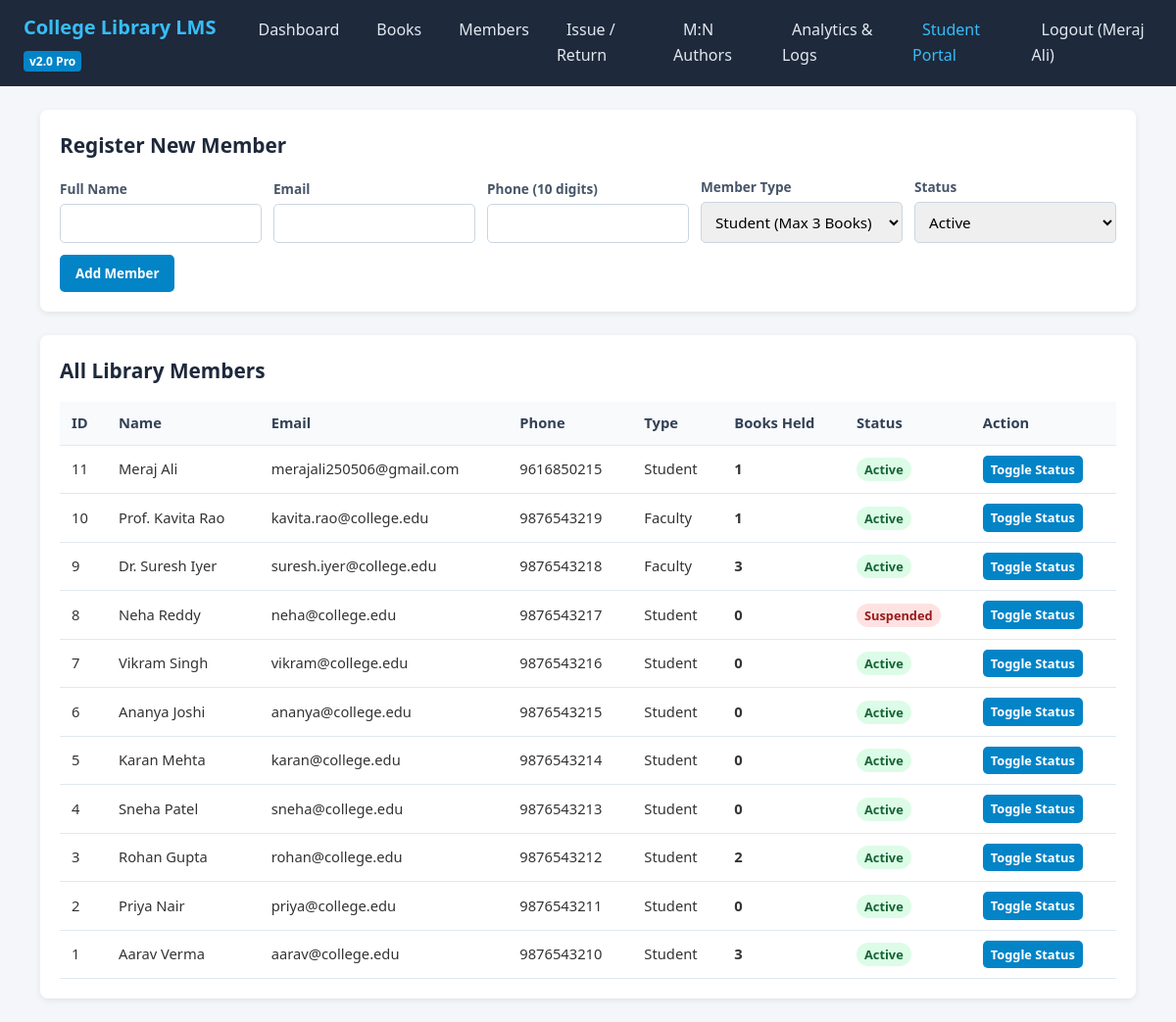
The app's page /members.php (signed in) with its own data.
### tables this page shows
CREATE TABLE `member` (
  `member_id` int(11) NOT NULL,
  `name` varchar(150) NOT NULL,
  `email` varchar(150) NOT NULL,
  `phone` varchar(15) NOT NULL,
  `member_type` enum('Student','Faculty') NOT NULL DEFAULT 'Student',
  `join_date` date NOT NULL DEFAULT curdate(),
  `status` enum('Active','Suspended') NOT NULL DEFAULT 'Active'
);

### members.php (the view, shortened to what this page needs)
<?php
require_once 'db.php';
$members = $conn->query("
    SELECT m.*,
    (SELECT COUNT(*) FROM issue i WHERE i.member_id = m.member_id AND i.return_date IS NULL) AS active_issues
    FROM member m ORDER BY m.member_id DESC
");
?>
<!DOCTYPE html>
<html lang="en">
<head>
    <link rel="stylesheet" href="style.css">
</head>
<body>
<div class="container">
    <div class="section-box">
        <h2>Register New Member</h2>
        <form method="POST" class="grid-form">
            <div><label>Full Name</label><input type="text" name="name" required></div>
            <div><label>Email</label><input type="email" name="email" required></div>
            <div><label>Phone (10 digits)</label><input type="text" name="phone" pattern="[0-9]{10}" required></div>
            <div>
                <label>Member Type</label>
                <select name="member_type">
                    <option value="Student">Student (Max 3 Books)</option>
                </select>
            </div>
            <div>
                <label>Status</label>
                <select name="status">
                    <option value="Active">Active</option>
                </select>
            </div>
            <div><button type="submit" name="add_member">Add Member</button></div>
        </form>
    </div>
    <div class="section-box">
        <h2>All Library Members</h2>
        <table>
            <thead>
                <tr>
                    <th>ID</th>
                    <th>Name</th>
                    <th>Email</th>
                    <th>Phone</th>
                    <th>Type</th>
                    <th>Books Held</th>
                    <th>Status</th>
                    <th>Action</th>
                </tr>
            </thead>
            <tbody>
                <?php while ($m = $members->fetch_assoc()): ?>
                <tr>
                    <td><?= $m['member_id'] ?></td>
                    <td><?= htmlspecialchars($m['name']) ?></td>
                    <td><?= htmlspecialchars($m['email']) ?></td>
                    <td><?= htmlspecialchars($m['phone']) ?></td>
                    <td><?= $m['member_type'] ?></td>
                    <td><strong><?= $m['active_issues'] ?></strong></td>
                    <td>
                        <span class="badge <?= $m['status'] === 'Active' ? 'badge-active' : 'badge-suspended' ?>">
                            <?= $m['status'] ?>
                        </span>
                    </td>
                    <td>
                        <a href="members.php?toggle_id=<?= $m['member_id'] ?>" class="btn" style="padding:4px 8px;font-size:0.8rem;">
                            Toggle Status
                        </a>
                    </td>
                </tr>
                <?php endwhile; ?>
            </tbody>
        </table>
    </div>
</div>
</body>
</html>

### style.css (style rules this page uses)
* { box-sizing: border-box; margin: 0; padding: 0; font-family: 'Segoe UI', Tahoma, Geneva, Verdana, sans-serif; }
body { background-color: #f4f6f9; color: #333; line-height: 1.6; }
.container { max-width: 1150px; margin: 24px auto; padding: 0 16px; }
.section-box { background: #fff; padding: 20px; border-radius: 8px; box-shadow: 0 2px 6px rgba(0,0,0,0.08); margin-bottom: 24px; }
h2 { margin-bottom: 15px; color: #1e293b; font-size: 1.3rem; }
form.grid-form { display: grid; grid-template-columns: repeat(auto-fit, minmax(200px, 1fr)); gap: 12px; align-items: end; }
label { display: block; font-size: 0.85rem; font-weight: 600; margin-bottom: 4px; color: #475569; }
input, select { width: 100%; padding: 9px 10px; border: 1px solid #cbd5e1; border-radius: 5px; font-size: 0.95rem; }
button, .btn { background-color: #0284c7; color: #fff; border: none; padding: 10px 16px; border-radius: 5px; cursor: pointer; font-weight: 600; text-decoration: none; display: inline-block; text-align: center; }
table { width: 100%; border-collapse: collapse; margin-top: 12px; font-size: 0.92rem; }
table th, table td { padding: 10px 12px; border-bottom: 1px solid #e2e8f0; text-align: left; }
table th { background-color: #f8fafc; color: #334155; font-weight: 600; }
.badge { padding: 3px 8px; border-radius: 12px; font-size: 0.8rem; font-weight: 600; }
.badge-active { background: #dcfce7; color: #166534; }
.badge-suspended { background: #fee2e2; color: #991b1b; }

### records on screen
member: member_id "11", name "Meraj Ali", email "merajali250506@gmail.com", phone "9616850215", member_type "Student", active_issues "1", status "Active"
member: member_id "10", name "Prof. Kavita Rao", email "kavita.rao@college.edu", phone "9876543219", member_type "Faculty", active_issues "1", status "Active"
member: member_id "9", name "Dr. Suresh Iyer", email "suresh.iyer@college.edu", phone "9876543218", member_type "Faculty", active_issues "3", status "Active"
member: member_id "8", name "Neha Reddy", email "neha@college.edu", phone "9876543217", member_type "Student", active_issues "0", status "Suspended"
member: member_id "7", name "Vikram Singh", email "vikram@college.edu", phone "9876543216", member_type "Student", active_issues "0", status "Active"
member: member_id "6", name "Ananya Joshi", email "ananya@college.edu", phone "9876543215", member_type "Student", active_issues "0", status "Active"
member: member_id "5", name "Karan Mehta", email "karan@college.edu", phone "9876543214", member_type "Student", active_issues "0", status "Active"
member: member_id "4", name "Sneha Patel", email "sneha@college.edu", phone "9876543213", member_type "Student", active_issues "0", status "Active"
member: member_id "3", name "Rohan Gupta", email "rohan@college.edu", phone "9876543212", member_type "Student", active_issues "2", status "Active"
member: member_id "2", name "Priya Nair", email "priya@college.edu", phone "9876543211", member_type "Student", active_issues "0", status "Active"
member: member_id "1", name "Aarav Verma", email "aarav@college.edu", phone "9876543210", member_type "Student", active_issues "3", status "Active"

### other values on screen
$_SESSION['staff_name'] "Meraj Ali"
